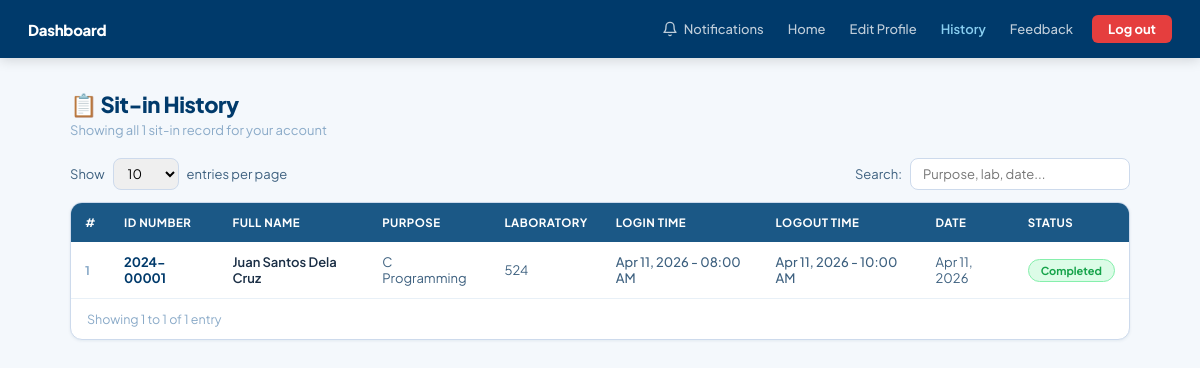
Page /history.php (signed in) on the committed database.
### tables this page shows
CREATE TABLE IF NOT EXISTS sit_in_history (
    id              INT AUTO_INCREMENT PRIMARY KEY,
    student_id      INT         NOT NULL,
    id_number       VARCHAR(20) NOT NULL,
    fullname        VARCHAR(255)NOT NULL,
    sit_purpose     VARCHAR(255)NOT NULL,
    laboratory      VARCHAR(50) NOT NULL,
    login_time      DATETIME    DEFAULT NULL,
    logout_time     DATETIME    DEFAULT NULL,
    date            DATE        NOT NULL,
    created_at      TIMESTAMP DEFAULT CURRENT_TIMESTAMP,
    FOREIGN KEY (student_id) REFERENCES students(id) ON DELETE CASCADE
);

### history.php (the view, shortened to what this page needs)
<?php
require_once 'db.php';
$student_id = (int)$_SESSION['student_id'];
$history = $pdo->prepare("SELECT * FROM sit_in_history WHERE student_id = ? ORDER BY date DESC, created_at DESC");
$history->execute([$student_id]);
$rows  = $history->fetchAll();
$total = count($rows);
?>
<!DOCTYPE html>
<html lang="en">
<head>
</head>
<body>
<nav>
  <div class="nav-brand">Dashboard</div>
  <div class="nav-links">
    <div class="notif-wrap">
      <button class="notif-btn" onclick="toggleNotif()" id="notifBtn">
        <span class="bell-wrap">
          <svg viewBox="0 0 24 24" width="16" height="16" fill="none" stroke="currentColor" stroke-width="2" stroke-linecap="round" stroke-linejoin="round">
            <path d="M18 8A6 6 0 0 0 6 8c0 7-3 9-3 9h18s-3-2-3-9"/>
            <path d="M13.73 21a2 2 0 0 1-3.46 0"/>
          </svg>
        </span>
        Notifications
      </button>
    </div>
    <a href="Homepage.php">Home</a>
    <a href="profile.php">Edit Profile</a>
    <a href="history.php" class="active">History</a>
    <a href="feedback.php">Feedback</a>
    <a href="logout.php" class="btn-logout">Log out</a>
  </div>
</nav>
<div class="page-body">
  <div class="page-header">
    <div class="page-title">&#128203; Sit-in History</div>
    <div class="page-sub">Showing all <?= $total ?> sit-in record<?= $total !== 1 ? 's' : '' ?> for your account</div>
  </div>
  <div class="toolbar">
    <div class="entries-wrap">
      Show
      <select id="entriesSelect" onchange="changeEntries(this.value)">
        <option value="10">10</option>
      </select>
      entries per page
    </div>
    <div class="search-wrap">
      Search:
      <input type="text" id="searchInput" placeholder="Purpose, lab, date..." oninput="applySearch(this.value)"/>
    </div>
  </div>
  <div class="card">
    <table id="historyTable">
      <thead>
        <tr>
          <th>#</th>
          <th>ID Number</th>
          <th>Full Name</th>
          <th>Purpose</th>
          <th>Laboratory</th>
          <th>Login Time</th>
          <th>Logout Time</th>
          <th>Date</th>
          <th>Status</th>
        </tr>
      </thead>
      <tbody id="tableBody">
        <?php if ($rows): ?>
          <?php foreach ($rows as $i => $r):
            $isOngoing = empty($r['logout_time']);
          ?>
          <tr data-index="<?= $i ?>" class="<?= $isOngoing ? 'ongoing-row' : '' ?>">
            <td class="td-num"><?= $i + 1 ?></td>
            <td class="td-id"><?= htmlspecialchars($r['id_number']) ?></td>
            <td class="td-name"><?= htmlspecialchars($r['fullname']) ?></td>
            <td><?= htmlspecialchars($r['sit_purpose']) ?></td>
            <td><?= htmlspecialchars($r['laboratory']) ?></td>
            <td class="td-time"><?= !empty($r['login_time'])  ? date('M d, Y - h:i A', strtotime($r['login_time']))  : '&mdash;' ?></td>
            <td class="td-time">
              <?php if ($isOngoing): ?>
                <?= '&mdash;' ?>
              <?php else: ?>
                <?= date('M d, Y - h:i A', strtotime($r['logout_time'])) ?>
              <?php endif; ?>
            </td>
            <td><?= !empty($r['date']) ? date('M d, Y', strtotime($r['date'])) : '&mdash;' ?></td>
            <td>
              <?php if ($isOngoing): ?>
                <span class="badge-ongoing"><span class="badge-dot"></span>Ongoing</span>
              <?php else: ?>
                <span class="badge-completed">Completed</span>
              <?php endif; ?>
            </td>
          </tr>
          <?php endforeach; ?>
        <?php else: ?>
          <tr><td colspan="9" class="no-data">No sit-in history found for your account.</td></tr>
        <?php endif; ?>
      </tbody>
    </table>
    <div class="table-footer">
      <span id="showingLabel"></span>
    </div>
  </div>
</div>
</body>
</html>

### history.php (style rules this page uses)
:root { --blue:#1B5886;--blue-dk:#003A6B;--blue-lt:#e8f4fb;--blue-bd:#89CFF1; --gray-50:#f4f8fc;--gray-100:#e8f0f7;--gray-200:#cddaec;--gray-400:#8aaac8; --gray-600:#3d607f;--gray-800:#1a2e45;--white:#fff; --radius:8px;--radius-lg:12px; --shadow:0 1px 3px rgba(0,58,107,0.08);--shadow-md:0 4px 20px rgba(0,58,107,0.11); --green:#16a34a;--green-lt:#dcfce7;--green-bd:#86efac; }
* { box-sizing:border-box;margin:0;padding:0; }
body { font-family:'Plus Jakarta Sans',sans-serif;background:var(--gray-50);color:var(--gray-800);min-height:100vh;font-size:14px; }
nav { background:var(--blue-dk);height:58px;padding:0 28px;display:flex;align-items:center;justify-content:space-between;position:sticky;top:0;z-index:100;box-shadow:0 2px 12px rgba(0,0,0,0.15); }
.nav-brand { font-size:15px;font-weight:800;color:#fff;letter-spacing:-0.02em; }
.nav-links { display:flex;align-items:center;gap:2px; }
.nav-links a { font-size:13px;font-weight:500;color:rgba(255,255,255,0.75);text-decoration:none;padding:6px 11px;border-radius:6px;transition:all .15s;white-space:nowrap; }
.nav-links a.active { color:#89CFF1;font-weight:600; }
.btn-logout { background:#e53e3e !important;color:#fff !important;font-weight:700 !important;border-radius:6px;padding:6px 16px !important;margin-left:6px; }
.notif-wrap { position:relative; }
.notif-btn { display:flex;align-items:center;gap:6px;font-size:13px;font-weight:500;color:rgba(255,255,255,0.75);background:none;border:none;cursor:pointer;padding:6px 11px;border-radius:6px;font-family:'Plus Jakarta Sans',sans-serif;transition:all .15s; }
.bell-wrap { position:relative;display:inline-flex;align-items:center; }
.page-body { max-width:1100px;margin:0 auto;padding:32px 20px 60px; }
.page-header { margin-bottom:20px; }
.page-title { font-size:22px;font-weight:800;color:var(--blue-dk);letter-spacing:-0.02em; }
.page-sub { font-size:13px;color:var(--gray-400);margin-top:4px; }
.toolbar { display:flex;align-items:center;justify-content:space-between;margin-bottom:12px;flex-wrap:wrap;gap:10px; }
.entries-wrap { display:flex;align-items:center;gap:8px;font-size:13px;color:var(--gray-600); }
.entries-wrap select { padding:6px 10px;border:1.5px solid var(--gray-200);border-radius:var(--radius);font-family:'Plus Jakarta Sans',sans-serif;font-size:13px;outline:none;cursor:pointer; }
.search-wrap { display:flex;align-items:center;gap:8px;font-size:13px;color:var(--gray-600); }
.search-wrap input { padding:7px 12px;border:1.5px solid var(--gray-200);border-radius:var(--radius);font-family:'Plus Jakarta Sans',sans-serif;font-size:13px;outline:none;width:220px;transition:border-color .15s,box-shadow .15s; }
.card { background:var(--white);border-radius:var(--radius-lg);border:1px solid var(--gray-200);box-shadow:var(--shadow);overflow:hidden; }
table { width:100%;border-collapse:collapse; }
thead tr { background:var(--blue); }
thead th { color:#fff;font-size:11.5px;font-weight:700;padding:12px 14px;text-align:left;white-space:nowrap;letter-spacing:0.04em;text-transform:uppercase; }
tbody tr { border-bottom:1px solid var(--gray-100);transition:background .12s; }
tbody tr:last-child { border-bottom:none; }
tbody td { padding:12px 14px;font-size:13px;color:var(--gray-600); }
.td-num { font-weight:700;color:var(--gray-400);font-size:12px; }
.td-id { font-weight:700;color:var(--blue-dk); }
.td-name { font-weight:600;color:var(--gray-800); }
.td-time { font-size:13px;color:var(--gray-600);font-weight:500; }
.badge-completed { display:inline-block;background:#dcfce7;color:#16a34a;border:1px solid #86efac;font-size:11px;font-weight:700;padding:4px 12px;border-radius:20px;white-space:nowrap; }
.table-footer { display:flex;align-items:center;justify-content:space-between;padding:12px 16px;border-top:1px solid var(--gray-100);font-size:12.5px;color:var(--gray-400);flex-wrap:wrap;gap:8px; }

### rows in the picture
sit_in_history: id_number "2024-00001", fullname "Juan Santos Dela Cruz", sit_purpose "C Programming", laboratory "524", login_time "Apr 11, 2026 - 08:00 AM", logout_time "Apr 11, 2026 - 10:00 AM", date "Apr 11, 2026", shows "Completed"

### other values in the picture
$total "1"
